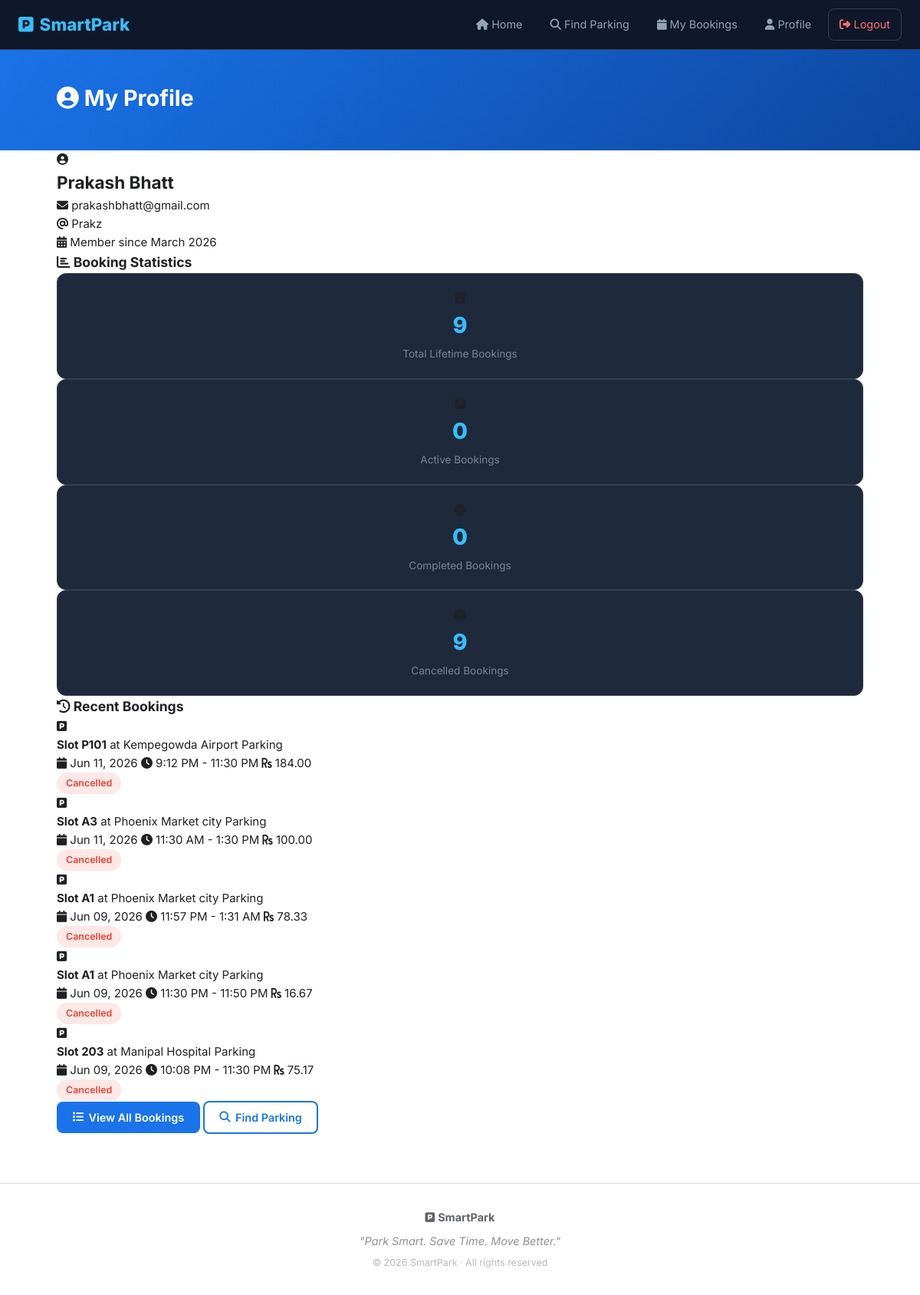
Page /profile/ (signed in) on the earlier database version.
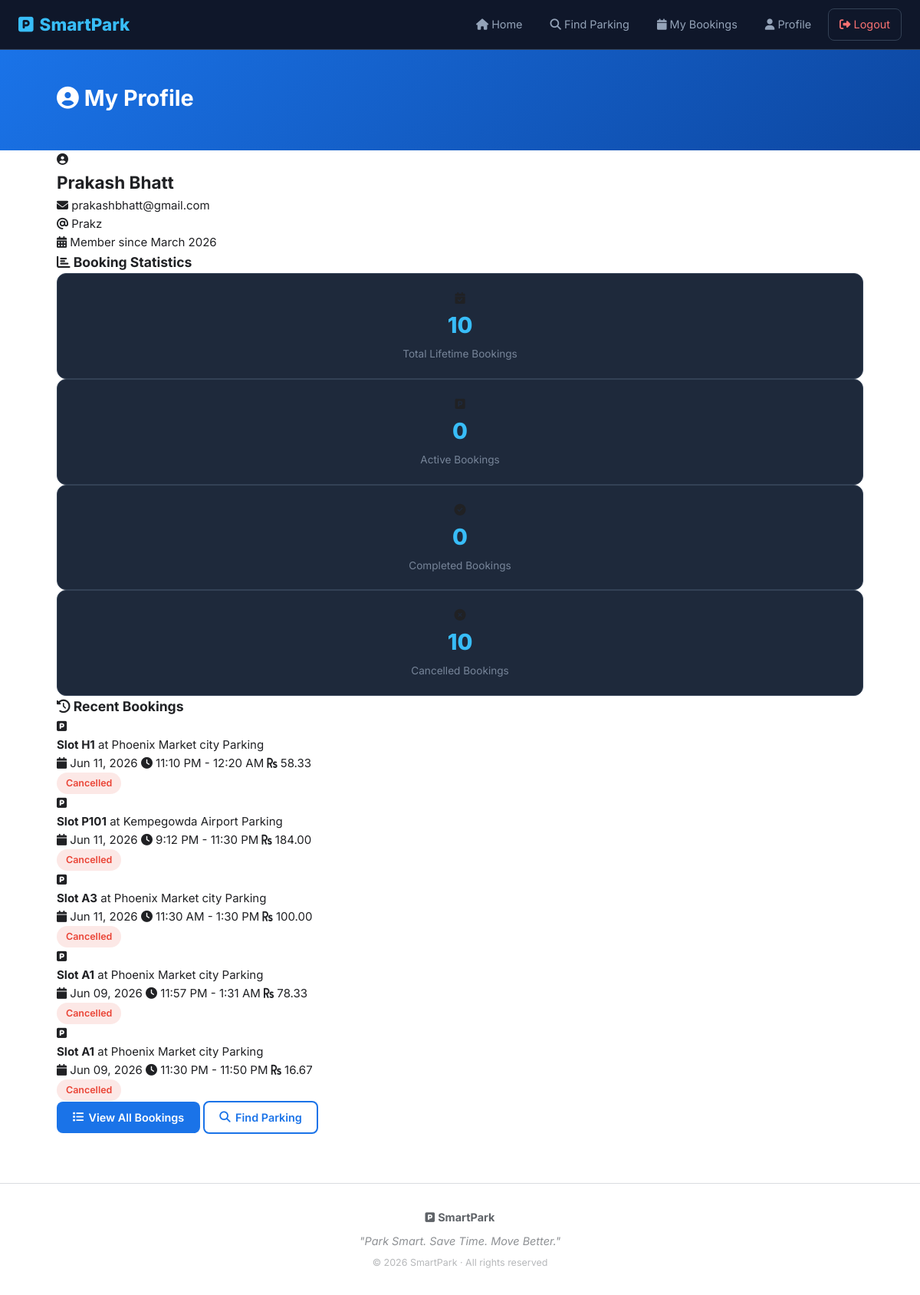
Same page on the later database version.
### parking/models.py (models this page shows, shortened)
class Booking(models.Model):
    STATUS_CHOICES = [
        ('pending',   'Pending'),
        ('confirmed', 'Confirmed'),
        ('active',    'Active'),
        ('completed', 'Completed'),
        ('overstay',  'Overstay — Fine Applied'),
        ('cancelled', 'Cancelled'),
    ]
    user        = models.ForeignKey(User, on_delete=models.CASCADE, related_name='bookings')
    slot        = models.ForeignKey(ParkingSlot, on_delete=models.CASCADE, related_name='bookings')
    vehicle     = models.ForeignKey(Vehicle, on_delete=models.SET_NULL, null=True, blank=True)
    start_time  = models.DateTimeField()
    end_time    = models.DateTimeField()
    status      = models.CharField(max_length=20, choices=STATUS_CHOICES, default='pending')
    total_cost  = models.DecimalField(max_digits=8, decimal_places=2, default=0)
    fine_amount = models.DecimalField(max_digits=8, decimal_places=2, default=0)
    qr_code     = models.ImageField(upload_to='qrcodes/', blank=True, null=True)
    time_extended_by = models.PositiveIntegerField(default=0)
    created_at  = models.DateTimeField(auto_now_add=True)

class ParkingSlot(models.Model):
    VEHICLE_TYPES = [
        ('car', 'Car'),
        ('bike', 'Bike / Scooter'),
        ('ev', 'Electric Vehicle'),
    ]
    lot = models.ForeignKey(ParkingLot, on_delete=models.CASCADE, related_name='slots')
    slot_number = models.CharField(max_length=10)
    vehicle_type = models.CharField(max_length=10, choices=VEHICLE_TYPES, default='car')
    is_available = models.BooleanField(default=True)
    class Meta:
        ordering = ['lot_id', 'slot_number']

class ParkingLot(models.Model):
    VEHICLE_TYPES = [
        ('car', 'Car'),
        ('bike', 'Bike / Motorcycle'),
        ('ev', 'Electric Vehicle'),
    ]
    name = models.CharField(max_length=200)
    address = models.TextField()
    city = models.CharField(max_length=100)
    latitude = models.DecimalField(max_digits=9, decimal_places=6, default=0)
    longitude = models.DecimalField(max_digits=9, decimal_places=6, default=0)
    total_slots = models.PositiveIntegerField()
    fine_amount = models.DecimalField(max_digits=10, decimal_places=2, default=0)
    price_per_hour = models.DecimalField(max_digits=6, decimal_places=2)
    vehicle_type = models.CharField(max_length=10, choices=VEHICLE_TYPES, default='car')
    image = models.ImageField(upload_to='parking_lots/', blank=True, null=True)
    is_active = models.BooleanField(default=True)
    created_at = models.DateTimeField(auto_now_add=True)

### parking/views.py (the view)
# urls.py: path('profile/',                         views.profile_view,    name='profile'),
@login_required
def profile_view(request):
    user = request.user
    total_bookings = Booking.objects.filter(user=user).count()
    active_bookings = Booking.objects.filter(
        user=user,
        status__in=['pending', 'confirmed', 'active']
    ).count()
    completed_bookings = Booking.objects.filter(
        user=user,
        status='completed'
    ).count()
    cancelled_bookings = Booking.objects.filter(
        user=user,
        status='cancelled'
    ).count()
    recent_bookings = Booking.objects.filter(user=user).order_by('-created_at')[:5]
    context = {
        'user': user,
        'total_bookings': total_bookings,
        'active_bookings': active_bookings,
        'completed_bookings': completed_bookings,
        'cancelled_bookings': cancelled_bookings,
        'recent_bookings': recent_bookings,
    }
    return render(request, 'profile.html', context)

### templates/profile.html (shortened to what the changed rows need)
{% extends 'base.html' %}
{% block content %}
<div class="page-banner">
    <div class="container">
        <h1><i class="fas fa-user-circle"></i> My Profile</h1>
    </div>
</div>
<div class="container profile-page">
    <div class="profile-card">
        <div class="profile-header">
            <div class="profile-info">
                <h2>{{ user.get_full_name|default:user.username }}</h2>
            </div>
        </div>
    </div>
    <div class="stats-section">
        <div class="stats-grid">
            <div class="stat-card stat-total">
                <div class="stat-content">
                    <div class="stat-number">{{ total_bookings }}</div>
                    <div class="stat-label">Total Lifetime Bookings</div>
                </div>
            </div>
            <div class="stat-card stat-cancelled">
                <div class="stat-content">
                    <div class="stat-number">{{ cancelled_bookings }}</div>
                    <div class="stat-label">Cancelled Bookings</div>
                </div>
            </div>
        </div>
    </div>
    {% if recent_bookings %}
    <div class="recent-bookings-section">
        <div class="recent-bookings-list">
            {% for booking in recent_bookings %}
            <div class="recent-booking-item">
                <div class="booking-icon">
                    <i class="fas fa-parking"></i>
                </div>
                <div class="booking-details">
                    <div class="booking-title">
                        <strong>Slot {{ booking.slot.slot_number }}</strong> at {{ booking.slot.lot.name }}
                    </div>
                    <div class="booking-meta">
                        <span class="booking-date">
                            <i class="fas fa-calendar"></i> {{ booking.start_time|date:"M d, Y" }}
                        </span>
                        <span class="booking-time">
                            <i class="fas fa-clock"></i> {{ booking.start_time|date:"g:i A" }} - {{ booking.end_time|date:"g:i A" }}
                        </span>
                        <span class="booking-cost">
                            <i class="fas fa-rupee-sign"></i> {{ booking.total_cost }}
                        </span>
                    </div>
                </div>
                <div class="booking-status">
                    <span class="status-badge status-{{ booking.status }}">
                        {{ booking.get_status_display }}
                    </span>
                </div>
            </div>
            {% endfor %}
        </div>
    </div>
    {% endif %}
</div>
{% endblock %}

Differences in the rows shown:
no longer on this page (row unchanged): Booking: slot.slot_number "203", slot.lot.name "Manipal Hospital Parking", start_time "Jun 09, 2026", start_time "10:08 PM", end_time "11:30 PM", total_cost "75.17", status "Cancelled"
added Booking: slot.slot_number "H1", slot.lot.name "Phoenix Market city Parking", start_time "Jun 11, 2026", start_time "11:10 PM", end_time "12:20 AM", total_cost "58.33", status "Cancelled"
Other differences:
{{ total_bookings }}: "9" → "10"
{{ cancelled_bookings }}: "9" → "10"
